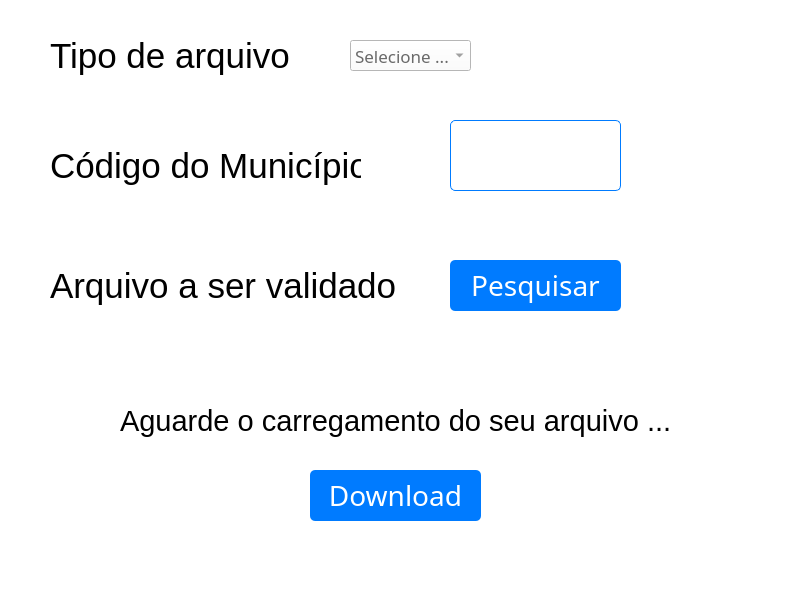
<?xml version="1.0" encoding="UTF-8"?>
<ui version="4.0">
 <class>Validacao</class>
 <widget class="QMainWindow" name="Validacao">
  <property name="geometry">
   <rect>
    <x>0</x>
    <y>0</y>
    <width>800</width>
    <height>600</height>
   </rect>
  </property>
  <property name="windowTitle">
   <string>MainWindow</string>
  </property>
  <property name="styleSheet">
   <string notr="true">background-color: rgb(255, 255, 255);</string>
  </property>
  <widget class="QWidget" name="centralwidget">
   <widget class="QComboBox" name="dropdown">
    <property name="geometry">
     <rect>
      <x>350</x>
      <y>40</y>
      <width>121</width>
      <height>31</height>
     </rect>
    </property>
    <property name="font">
     <font>
      <family>HoloLens MDL2 Assets</family>
      <pointsize>13</pointsize>
     </font>
    </property>
    <property name="styleSheet">
     <string notr="true">color: rgb(106, 106, 106);
border-color: rgb(106, 106, 106);</string>
    </property>
    <item>
     <property name="text">
      <string>Selecione ...</string>
     </property>
    </item>
    <item>
     <property name="text">
      <string>BN</string>
     </property>
    </item>
    <item>
     <property name="text">
      <string>BO</string>
     </property>
    </item>
    <item>
     <property name="text">
      <string>BP</string>
     </property>
    </item>
    <item>
     <property name="text">
      <string>RB</string>
     </property>
    </item>
    <item>
     <property name="text">
      <string>RP</string>
     </property>
    </item>
   </widget>
   <widget class="QLabel" name="label_type">
    <property name="geometry">
     <rect>
      <x>50</x>
      <y>30</y>
      <width>251</width>
      <height>51</height>
     </rect>
    </property>
    <property name="font">
     <font>
      <pointsize>26</pointsize>
     </font>
    </property>
    <property name="styleSheet">
     <string notr="true"/>
    </property>
    <property name="text">
     <string>Tipo de arquivo</string>
    </property>
   </widget>
   <widget class="QLabel" name="label_file">
    <property name="geometry">
     <rect>
      <x>50</x>
      <y>260</y>
      <width>351</width>
      <height>51</height>
     </rect>
    </property>
    <property name="font">
     <font>
      <pointsize>26</pointsize>
     </font>
    </property>
    <property name="text">
     <string>Arquivo a ser validado</string>
    </property>
   </widget>
   <widget class="QPushButton" name="upload">
    <property name="geometry">
     <rect>
      <x>450</x>
      <y>260</y>
      <width>171</width>
      <height>51</height>
     </rect>
    </property>
    <property name="font">
     <font>
      <family>HoloLens MDL2 Assets</family>
      <pointsize>21</pointsize>
     </font>
    </property>
    <property name="styleSheet">
     <string notr="true">border-radius: 5px;
background-color: rgb(0, 123, 255);
color: rgb(255, 255, 255);</string>
    </property>
    <property name="text">
     <string>Pesquisar</string>
    </property>
   </widget>
   <widget class="QPushButton" name="download">
    <property name="geometry">
     <rect>
      <x>310</x>
      <y>470</y>
      <width>171</width>
      <height>51</height>
     </rect>
    </property>
    <property name="font">
     <font>
      <family>HoloLens MDL2 Assets</family>
      <pointsize>21</pointsize>
     </font>
    </property>
    <property name="styleSheet">
     <string notr="true">border-radius: 5px;
background-color: rgb(0, 123, 255);
color: rgb(255, 255, 255);</string>
    </property>
    <property name="text">
     <string>Download</string>
    </property>
   </widget>
   <widget class="QLabel" name="label_loading">
    <property name="geometry">
     <rect>
      <x>120</x>
      <y>400</y>
      <width>561</width>
      <height>41</height>
     </rect>
    </property>
    <property name="font">
     <font>
      <pointsize>22</pointsize>
     </font>
    </property>
    <property name="text">
     <string>Aguarde o carregamento do seu arquivo ...</string>
    </property>
   </widget>
   <widget class="QLabel" name="label_cod">
    <property name="geometry">
     <rect>
      <x>50</x>
      <y>140</y>
      <width>311</width>
      <height>51</height>
     </rect>
    </property>
    <property name="font">
     <font>
      <pointsize>26</pointsize>
     </font>
    </property>
    <property name="styleSheet">
     <string notr="true"/>
    </property>
    <property name="text">
     <string>Código do Município</string>
    </property>
   </widget>
   <widget class="QLineEdit" name="num_cod">
    <property name="geometry">
     <rect>
      <x>450</x>
      <y>120</y>
      <width>171</width>
      <height>71</height>
     </rect>
    </property>
    <property name="font">
     <font>
      <family>HoloLens MDL2 Assets</family>
      <pointsize>34</pointsize>
     </font>
    </property>
    <property name="styleSheet">
     <string notr="true">border-width: 1px;
border-style: solid;
border-radius: 5px;
border-color: rgb(0, 123, 255);</string>
    </property>
    <property name="text">
     <string/>
    </property>
    <property name="alignment">
     <set>Qt::AlignCenter</set>
    </property>
   </widget>
  </widget>
 </widget>
 <resources/>
 <connections/>
</ui>
